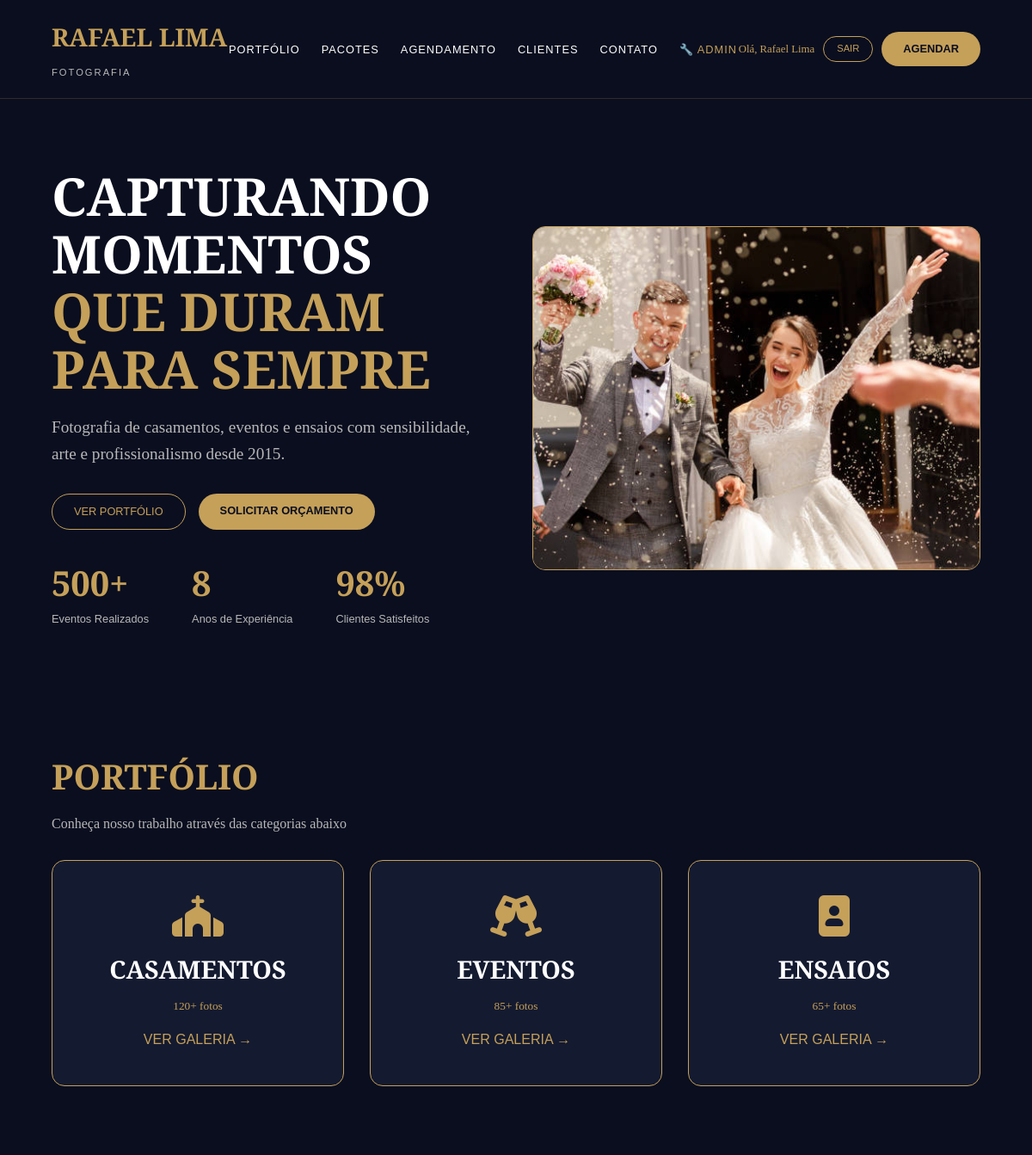
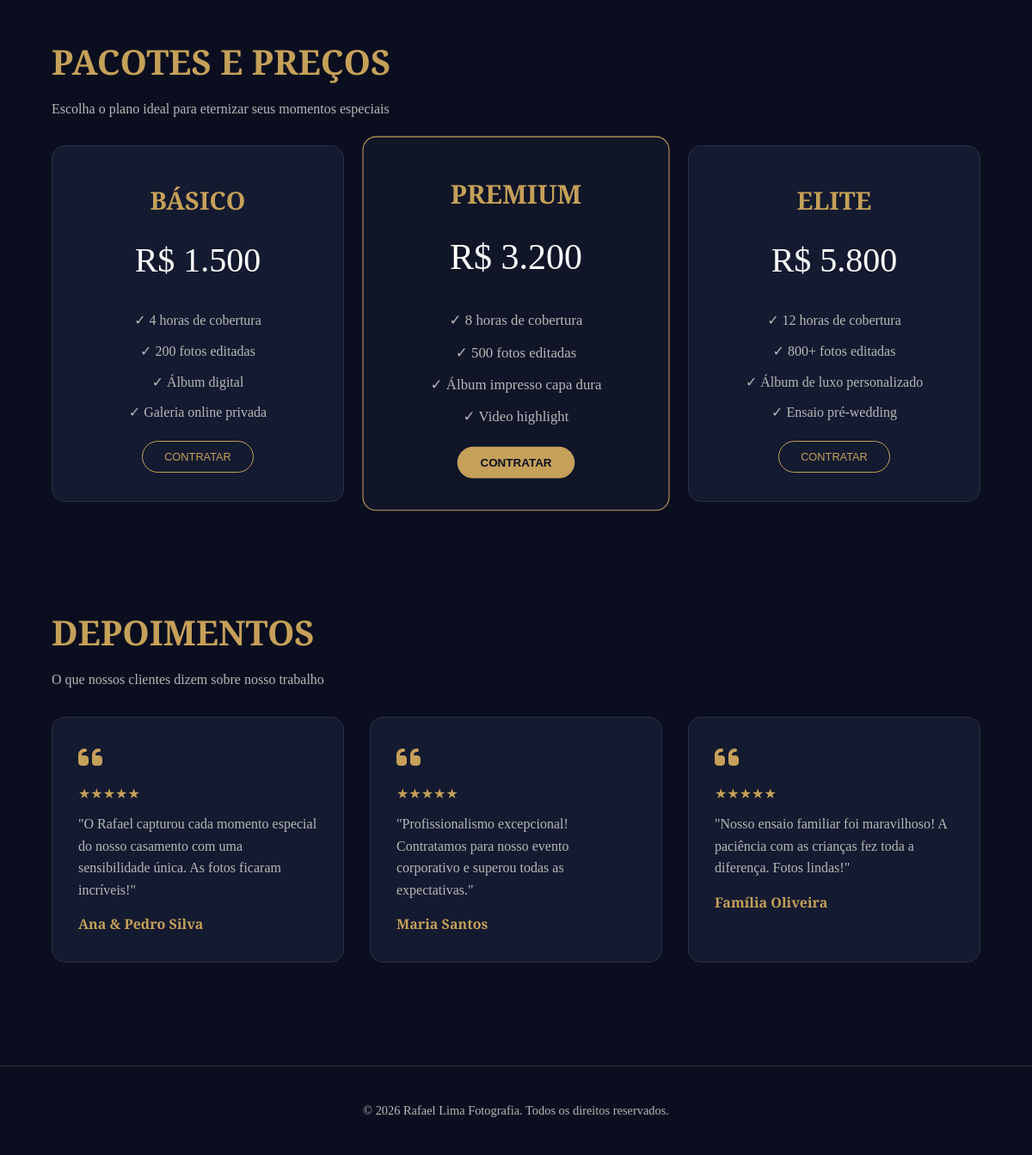
/ (signed in), run on the app's committed database (2 pictures, top to bottom).
### tables this page shows
CREATE TABLE IF NOT EXISTS depoimentos (
    id INT AUTO_INCREMENT PRIMARY KEY,
    nome_cliente VARCHAR(100) NOT NULL,
    texto TEXT NOT NULL,
    estrelas INT DEFAULT 5 CHECK (estrelas >= 1 AND estrelas <= 5),
    data_postagem TIMESTAMP DEFAULT CURRENT_TIMESTAMP
);

### index.php (the view, shortened to what this page needs)
<?php include __DIR__ . '/includes/config.php'; ?>
<!DOCTYPE html>
<html lang="pt-BR">
<head>
    <link rel="stylesheet" href="assets/css/style.css">
    <link rel="stylesheet" href="https://cdnjs.cloudflare.com/ajax/libs/font-awesome/6.4.0/css/all.min.css">
</head>
<body>
<?php include __DIR__ . '/includes/header.php'; ?>
<section class="hero">
    <div class="hero-content">
        <h1>CAPTURANDO MOMENTOS <span>QUE DURAM PARA SEMPRE</span></h1>
        <p>Fotografia de casamentos, eventos e ensaios com sensibilidade, arte e profissionalismo desde 2015.</p>
        <div class="hero-btn-group">
            <a href="portfolio.php" class="btn-outline">VER PORTFÓLIO</a>
            <a href="contato.php" class="btn-gold">SOLICITAR ORÇAMENTO</a>
        </div>
        <div class="stats">
            <div><h3>500+</h3><span>Eventos Realizados</span></div>
            <div><h3>8</h3><span>Anos de Experiência</span></div>
            <div><h3>98%</h3><span>Clientes Satisfeitos</span></div>
        </div>
    </div>
    <div class="hero-img">
        <img src="assets/img/foto1.jpg" alt="Fotógrafo" class="hero-foto">
    </div>
</section>
<section>
    <h2>PORTFÓLIO</h2>
    <p>Conheça nosso trabalho através das categorias abaixo</p>
    <div class="portfolio-grid">
        <div class="portfolio-card">
            <i class="fas fa-church"></i>
            <h3>CASAMENTOS</h3>
            <small>120+ fotos</small>
            <a href="portfolio.php?cat=casamentos">VER GALERIA →</a>
        </div>
        <div class="portfolio-card">
            <i class="fas fa-glass-cheers"></i>
            <h3>EVENTOS</h3>
            <small>85+ fotos</small>
            <a href="portfolio.php?cat=eventos">VER GALERIA →</a>
        </div>
        <div class="portfolio-card">
            <i class="fas fa-portrait"></i>
            <h3>ENSAIOS</h3>
            <small>65+ fotos</small>
            <a href="portfolio.php?cat=ensaios">VER GALERIA →</a>
        </div>
    </div>
</section>
<section>
    <h2>PACOTES E PREÇOS</h2>
    <p>Escolha o plano ideal para eternizar seus momentos especiais</p>
    <div class="pacotes-grid">
        <div class="pacote-card">
            <h3>BÁSICO</h3>
            <div class="price">R$ 1.500</div>
            <ul>
                <li>✓ 4 horas de cobertura</li>
                <li>✓ 200 fotos editadas</li>
                <li>✓ Álbum digital</li>
                <li>✓ Galeria online privada</li>
            </ul>
            <a href="contato.php" class="btn-outline">CONTRATAR</a>
        </div>
        <div class="pacote-card destaque">
            <h3>PREMIUM</h3>
            <div class="price">R$ 3.200</div>
            <ul>
                <li>✓ 8 horas de cobertura</li>
                <li>✓ 500 fotos editadas</li>
                <li>✓ Álbum impresso capa dura</li>
                <li>✓ Video highlight</li>
            </ul>
            <a href="agendamento.php" class="btn-gold">CONTRATAR</a>
        </div>
        <div class="pacote-card">
            <h3>ELITE</h3>
            <div class="price">R$ 5.800</div>
            <ul>
                <li>✓ 12 horas de cobertura</li>
                <li>✓ 800+ fotos editadas</li>
                <li>✓ Álbum de luxo personalizado</li>
                <li>✓ Ensaio pré-wedding</li>
            </ul>
            <a href="contato.php" class="btn-outline">CONTRATAR</a>
        </div>
    </div>
</section>
<section id="depoimentos">
    <h2>DEPOIMENTOS</h2>
    <p>O que nossos clientes dizem sobre nosso trabalho</p>
    <div class="depoimentos-grid">
        <?php
        $stmt = $pdo->query("SELECT * FROM depoimentos ORDER BY data_postagem DESC LIMIT 3");
        while($dep = $stmt->fetch(PDO::FETCH_ASSOC)):
        ?>
        <div class="depoimento-card">
            <i class="fas fa-quote-left"></i>
            <div class="stars">★★★★★</div>
            <p>"<?= htmlspecialchars($dep['texto']) ?>"</p>
            <h4><?= htmlspecialchars($dep['nome_cliente']) ?></h4>
        </div>
        <?php endwhile; ?>
    </div>
</section>
<?php include __DIR__ . '/includes/footer.php'; ?>
</body>
</html>

### assets/css/style.css (style rules this page uses)
* { margin: 0; padding: 0; box-sizing: border-box; }
:root { --gold: #c5a059; --dark-blue: #0a0e1f; --dark-blue-light: #141a30; --text-light: #b8b8b8; }
body { font-family: 'Playfair Display', Georgia, serif; background: var(--dark-blue); color: #fff; line-height: 1.6; }
.btn-gold { background: var(--gold); color: var(--dark-blue); padding: 10px 25px; border-radius: 30px; border: none; font-weight: bold; text-transform: uppercase; font-family: sans-serif; cursor: pointer; text-decoration: none; transition: 0.3s; font-size: 0.8rem; }
.btn-outline { background: transparent; border: 1px solid var(--gold); color: var(--gold); padding: 10px 25px; border-radius: 30px; text-decoration: none; font-family: sans-serif; transition: 0.3s; font-size: 0.8rem; }
section { padding: 60px 5%; max-width: 1200px; margin: 0 auto; }
h1 { font-size: 3.5rem; margin-bottom: 10px; }
h2 { font-size: 2.5rem; color: var(--gold); margin-bottom: 10px; }
h3 { font-size: 1.5rem; }
p { color: var(--text-light); }
.hero { display: flex; align-items: center; gap: 40px; padding: 80px 5%; }
.hero-content { flex: 1; }
.hero-content h1 { font-size: 3.8rem; line-height: 1.1; }
.hero-content h1 span { color: var(--gold); }
.hero-content p { font-size: 1.2rem; margin: 20px 0; }
.hero-btn-group { display: flex; gap: 15px; margin: 30px 0; }
.stats { display: flex; gap: 50px; }
.stats h3 { font-size: 2.5rem; color: var(--gold); }
.stats span { font-size: 0.8rem; color: var(--text-light); display: block; font-family: sans-serif; }
.hero-img { flex: 1; height: 400px; border: 1px solid var(--gold); border-radius: 15px; display: flex; align-items: center; justify-content: center; background: #1a1f36; }
.portfolio-grid { display: grid; grid-template-columns: repeat(3, 1fr); gap: 30px; margin-top: 30px; }
.portfolio-card { background: var(--dark-blue-light); border: 1px solid var(--gold); border-radius: 15px; padding: 40px 20px; text-align: center; transition: 0.3s; }
.portfolio-card i { font-size: 3rem; color: var(--gold); margin-bottom: 15px; }
.portfolio-card h3 { font-size: 1.8rem; margin-bottom: 5px; }
.portfolio-card small { color: var(--gold); }
.portfolio-card a { color: var(--gold); text-decoration: none; display: block; margin-top: 15px; font-family: sans-serif; }
.pacotes-grid { display: grid; grid-template-columns: repeat(3, 1fr); gap: 30px; margin-top: 30px; }
.pacote-card { background: var(--dark-blue-light); border: 1px solid #2a2f45; border-radius: 15px; padding: 40px 20px; text-align: center; }
.pacote-card.destaque { border-color: var(--gold); transform: scale(1.05); background: #101528; }
.pacote-card h3 { color: var(--gold); font-size: 1.8rem; }
.pacote-card .price { font-size: 2.5rem; color: #fff; margin: 15px 0; }
.pacote-card ul { list-style: none; margin: 20px 0; }
.pacote-card ul li { padding: 5px 0; color: var(--text-light); }
.depoimentos-grid { display: grid; grid-template-columns: repeat(3, 1fr); gap: 30px; margin-top: 30px; }
.depoimento-card { background: var(--dark-blue-light); border: 1px solid #2a2f45; border-radius: 15px; padding: 30px; }
.depoimento-card i { font-size: 2rem; color: var(--gold); }
.depoimento-card .stars { color: var(--gold); margin: 10px 0; }
.depoimento-card h4 { margin-top: 15px; color: var(--gold); }
.hero-img { flex: 1; width: 400px; height: 400px; background: #1a1f36; border: 1px solid var(--gold); border-radius: 15px; display: flex; align-items: center; justify-content: center; overflow: hidden; }
.hero-img img { width: 100%; height: 100%; object-fit: cover; }

### data on the page
depoimentos: texto "O Rafael capturou cada momento especial do nosso casamento com uma sensibilidade única. As fotos ficaram incríveis!", nome_cliente "Ana & Pedro Silva"
depoimentos: texto "Profissionalismo excepcional! Contratamos para nosso evento corporativo e superou todas as expectativas.", nome_cliente "Maria Santos"
depoimentos: texto "Nosso ensaio familiar foi maravilhoso! A paciência com as crianças fez toda a diferença. Fotos lindas!", nome_cliente "Família Oliveira"

### other printed values
$_SESSION['usuario_nome'] "Rafael Lima"
